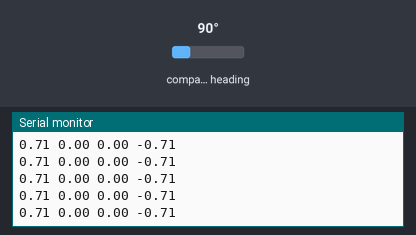
The sketch below on a simulated ESP32. Shown: the last lines printed to the serial monitor. Inputs (shaded band) come from the test bench; at power-on: compass heading 90°. WiFi joins after 1.5 s; servers stay silent unless stated; EEPROM starts erased.

Above: at 2.7 s.
2.8 s: compass heading set to 7°
At 3.9 s:
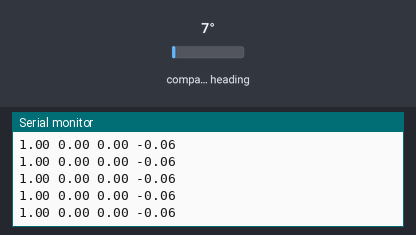
4.3 s: compass heading set to 180°
At 5.2 s:
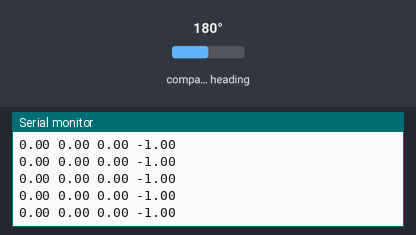
Timing chart, 0 to 7.3 s (numbered marks = the images above; inputs shaded):
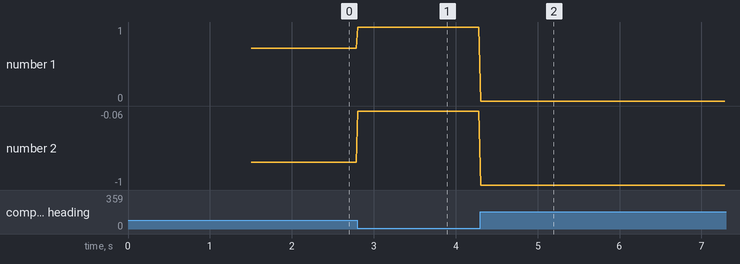

Measured:
- after the input at 2.8 s, the serial monitor: prints a new line at once (image 1)
- after the input at 4.3 s, the serial monitor: prints a new line at once (image 2)
- plotted number 1: 0.71 → 1 after the input at 2.8 s
- plotted number 2: -0.71 → -0.06 after the input at 2.8 s, -0.06 → -1 after the input at 4.3 s

The sketch:

lla_slave.ino
```cpp
#include <WiFi.h>
#include <Adafruit_BNO055.h>
#include <Wire.h>
#include <Adafruit_Sensor.h>
#include <utility/imumaths.h>
#include <EEPROM.h>

#define ACCESS_POINT_ID "P2SERVER"
#define ACCESS_POINT_PASSWORD "P2SERVER"
#define UDP_SENDING_DELAY 50
#define BNO_ADDRESS 0x28

//#define SERNSOR_ID "LLA"
//#define SERNSOR_ID "RLA"
//#define SERNSOR_ID "LUA"
//#define SERNSOR_ID "RUA"
//#define SERNSOR_ID "LLL"
//#define SERNSOR_ID "RLL"
//#define SERNSOR_ID "LUL"
//#define SERNSOR_ID "RUL"
#define SERNSOR_ID "H"


#define EEPROM_SIZE 100

uint16_t BNO055_SAMPLERATE_DELAY_MS = 100;
int eepromHasData = 0;

WiFiUDP udp_slave;

IPAddress ipServer(192, 168, 4, 1); // default server ip

//IPAddress ipClient(192, 168, 4, 13);
//IPAddress ipClient(192, 168, 4, 14);
//IPAddress ipClient(192, 168, 4, 15);
//IPAddress ipClient(192, 168, 4, 16);
//IPAddress ipClient(192, 168, 4, 17);
//IPAddress ipClient(192, 168, 4, 18);
//IPAddress ipClient(192, 168, 4, 19);
//IPAddress ipClient(192, 168, 4, 20);
IPAddress ipClient(192, 168, 4, 21);

IPAddress Subnet(255, 255, 255, 0);

unsigned int slave_port = 9999;

Adafruit_BNO055 bno = Adafruit_BNO055(55, 0x28);
adafruit_bno055_offsets_t offsets;

char quat_buffer[16];
float w, x, y, z;
unsigned long _time;

void eepromRead(){
  offsets.accel_offset_x = EEPROM.read(91);
  offsets.accel_offset_y = EEPROM.read(92);
  offsets.accel_offset_z = EEPROM.read(93);

  offsets.mag_offset_x = EEPROM.read(94);
  offsets.mag_offset_y = EEPROM.read(95);
  offsets.mag_offset_z = EEPROM.read(96);

  offsets.gyro_offset_x = EEPROM.read(97);
  offsets.gyro_offset_y = EEPROM.read(98);
  offsets.gyro_offset_z = EEPROM.read(99);

  offsets.accel_radius = EEPROM.read(100);

  offsets.mag_radius = EEPROM.read(101);
}

void eepromWrite(){
  EEPROM.write(90, 1);
  EEPROM.write(91, offsets.accel_offset_x);
  EEPROM.write(92, offsets.accel_offset_y);
  EEPROM.write(93, offsets.accel_offset_z);

  EEPROM.write(94, offsets.mag_offset_x);
  EEPROM.write(95, offsets.mag_offset_y);
  EEPROM.write(96, offsets.mag_offset_z);

  EEPROM.write(97, offsets.gyro_offset_x);
  EEPROM.write(98, offsets.gyro_offset_y);
  EEPROM.write(99, offsets.gyro_offset_z);

  EEPROM.write(100, offsets.accel_radius);

  EEPROM.write(101, offsets.mag_radius);
  EEPROM.commit();
  Serial.println("Data in EEPROM");
}

void setup()
{
  Serial.begin(2000000);

  Wire.begin(16, 17);

  // Connecting to access point
  WiFi.begin(ACCESS_POINT_ID, ACCESS_POINT_PASSWORD);
  WiFi.mode(WIFI_STA);

  while(WiFi.status() != WL_CONNECTED){
    Serial.print(".");
  }

  WiFi.config(ipClient, ipServer, Subnet);

  // UDP begin
  udp_slave.begin(slave_port);


  if(!bno.begin())
  {
    Serial.print("Ooops, no BNO055 detected ... Check your wiring or I2C ADDR!");
    while(true);
  }

  EEPROM.begin(EEPROM_SIZE);
  eepromHasData = EEPROM.read(90);
  Serial.println(eepromHasData);
  if(eepromHasData == 1){
    eepromRead();
    bno.setOffsets(offsets);
    Serial.println("Setting offsets succesfull!");
  }
  else{
    while(!bno.isFullyCalibrated()){
    uint8_t system, gyro, accel, mag = 0;
    bno.getCalibration(&system, &gyro, &accel, &mag);
    Serial.println();
    Serial.print("Calibration: Sys=");
    Serial.print(system);
    Serial.print(" Gyro=");
    Serial.print(gyro);
    Serial.print(" Accel=");
    Serial.print(accel);
    Serial.print(" Mag=");
    Serial.println(mag);

    Serial.println("--");
    delay(BNO055_SAMPLERATE_DELAY_MS);
    }
    bno.getOffsets(offsets);
    eepromWrite();
  }

}

void loop()
{
  _time = millis();

  // Quaternions
  imu::Quaternion quat = bno.getQuat();
  quat.normalize();

  w = quat.w();
  x = quat.x();
  y = quat.y();
  z = quat.z();

  Serial.print(w);
  Serial.print(" ");
  Serial.print(x);
  Serial.print(" ");
  Serial.print(y);
  Serial.print(" ");
  Serial.println(z);

  // Sending UDP
  udp_slave.beginPacket(ipServer, slave_port);

  // Generate JSON
  udp_slave.printf("{\"id\":\"");
  udp_slave.printf(SERNSOR_ID);
  udp_slave.printf("\",\"w\":");
  sprintf(quat_buffer,"%f",w);
  udp_slave.printf(quat_buffer);
  udp_slave.printf(",\"x\":");
  sprintf(quat_buffer,"%f",x);
  udp_slave.printf(quat_buffer);
  udp_slave.printf(",\"y\":");
  sprintf(quat_buffer,"%f",y);
  udp_slave.printf(quat_buffer);
  udp_slave.printf(",\"z\":");
  sprintf(quat_buffer,"%f",z);
  udp_slave.printf(quat_buffer);
  udp_slave.printf("}");
  udp_slave.endPacket();

  while(millis() - _time < 20){

  }
}
```
